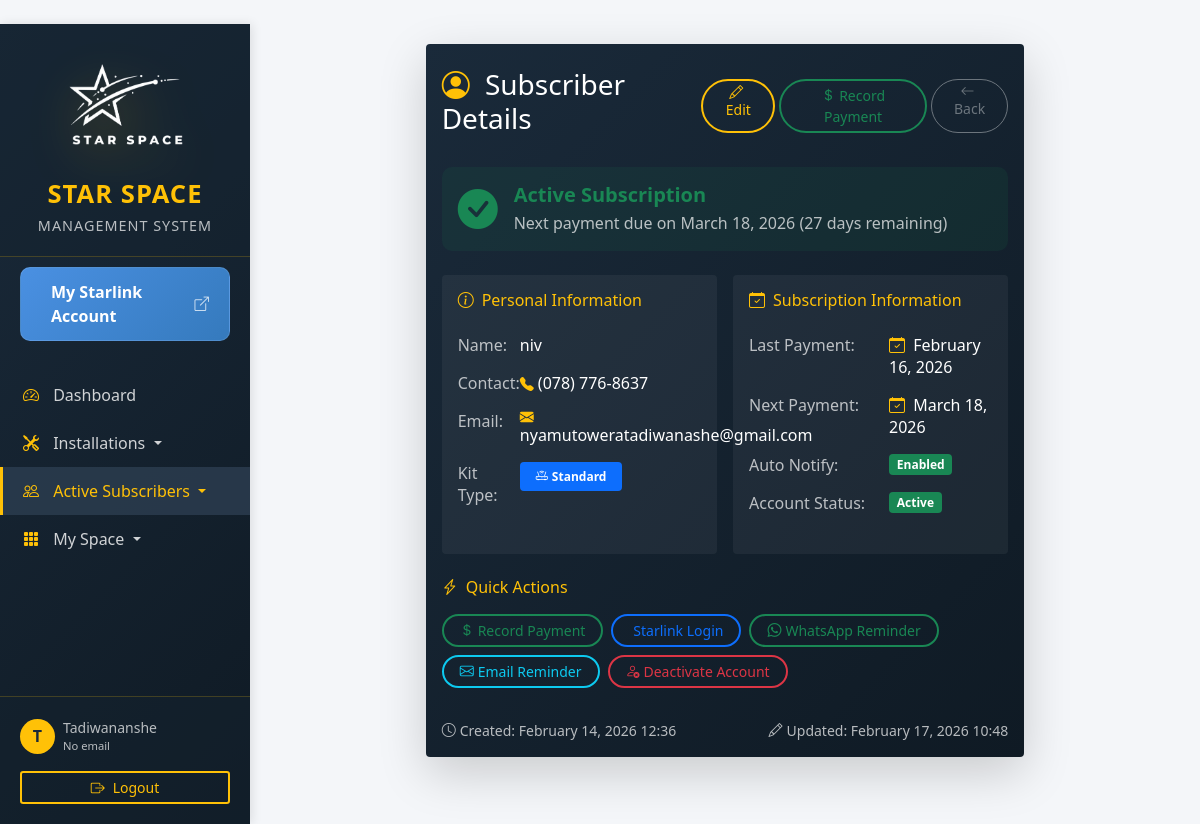
Page /subscribers/1/ (signed in) on the earlier database version.
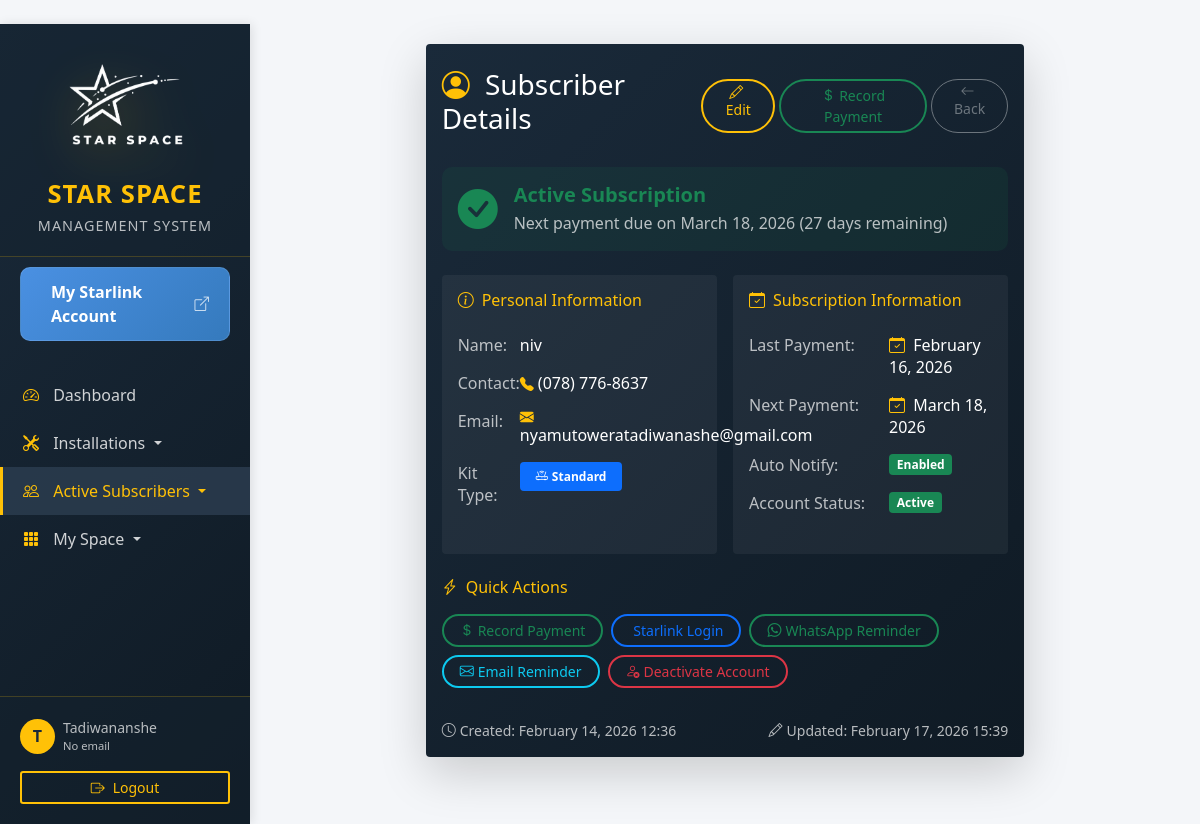
Same page on the later database version.
### clients/models.py (models this page shows, shortened)
class Client(models.Model):
    name = models.CharField(max_length=200)
    contact = models.CharField(max_length=20, validators=[
        RegexValidator(
            regex=r'^\(?\d{3}\)?[\s.-]?\d{3}[\s.-]?\d{4}$',
            message='Enter a valid phone number. Formats: (078) 776-8637, 078-776-8637, or 0787768637'
        )
    ])
    email = models.EmailField()
    created_at = models.DateTimeField(auto_now_add=True)
    updated_at = models.DateTimeField(auto_now=True)
    class Meta:
        abstract = True

class ActiveSubscriber(Client):
    KIT_TYPES = [
        ('STANDARD', 'Standard'),
        ('MINI', 'Mini'),
    ]
    kit_type = models.CharField(max_length=10, choices=KIT_TYPES)
    last_subscription_date = models.DateField()
    next_subscription_date = models.DateField()
    is_active = models.BooleanField(default=True)
    auto_notify = models.BooleanField(default=True, help_text="Send automatic due date notifications")
    is_deactivated = models.BooleanField(default=False, help_text="Whether the subscriber account is deactivated")
    deactivated_at = models.DateTimeField(null=True, blank=True)
    deactivation_reason = models.TextField(blank=True, null=True, help_text="Reason for deactivation")
    def days_until_due(self):
        if self.is_deactivated or not self.next_subscription_date:
            return None
        delta = self.next_subscription_date - timezone.now().date()
        return delta.days
    def is_subscription_due_soon(self, days=7):
        if self.is_deactivated:
            return False
        days_until = self.days_until_due()
        return days_until is not None and 0 <= days_until <= days
    def is_subscription_overdue(self):
        if self.is_deactivated:
            return False
        return self.next_subscription_date and self.next_subscription_date < timezone.now().date()
    class Meta:
        ordering = ['-is_deactivated', 'next_subscription_date']

### clients/views.py (the view)
# urls.py: path('subscribers/<int:pk>/', views.subscriber_detail, name='subscriber_detail'),
@login_required(login_url='clients:login')
def subscriber_detail(request, pk):
    subscriber = get_object_or_404(ActiveSubscriber, pk=pk)
    return render(request, 'clients/subscriber_detail.html', {'subscriber': subscriber})

### templates/clients/subscriber_detail.html (shortened to what the changed rows need)
﻿{% extends 'base.html' %}
{% load static %}
{% block content %}
<div class="row">
    <div class="col-md-8 offset-md-2">
        <div class="card border-0 shadow-lg" style="background: linear-gradient(135deg, #1a2a3a 0%, #0f1a24 100%);">
            <div class="card-body">
                <div class="alert mb-4
                    {% if subscriber.is_deactivated %}alert-secondary
                    {% elif subscriber.is_subscription_overdue %}alert-danger
                    {% elif subscriber.is_subscription_due_soon %}alert-warning
                    {% else %}alert-success{% endif %}
                    border-0 d-flex align-items-center"
                    style="background: {% if subscriber.is_deactivated %}rgba(108, 117, 125, 0.1){% elif subscriber.is_subscription_overdue %}rgba(220, 53, 69, 0.1){% elif subscriber.is_subscription_due_soon %}rgba(255, 193, 7, 0.1){% else %}rgba(25, 135, 84, 0.1){% endif %};">
                    <div>
                        <h5 class="fw-bold mb-1
                            {% if subscriber.is_deactivated %}text-secondary
                            {% elif subscriber.is_subscription_overdue %}text-danger
                            {% elif subscriber.is_subscription_due_soon %}text-warning
                            {% else %}text-success{% endif %}">
                            {% if subscriber.is_deactivated %}
                                Account Deactivated
                            {% elif subscriber.is_subscription_overdue %}
                                Subscription Overdue
                            {% elif subscriber.is_subscription_due_soon %}
                                Subscription Due Soon
                            {% else %}
                                Active Subscription
                            {% endif %}
                        </h5>
                        <p class="mb-0 text-white-50">
                            {% if subscriber.is_deactivated %}
                                This account was deactivated on {{ subscriber.deactivated_at|date:"F j, Y" }}
                                {% if subscriber.deactivation_reason %}
                                    <br>Reason: {{ subscriber.deactivation_reason }}
                                {% endif %}
                            {% elif subscriber.is_subscription_overdue %}
                                Payment was due on {{ subscriber.next_subscription_date|date:"F j, Y" }}
                                ({{ subscriber.days_until_due|stringformat:'+d'|cut:'-' }} days overdue)
                            {% elif subscriber.is_subscription_due_soon %}
                                Payment due in {{ subscriber.days_until_due }} days on {{ subscriber.next_subscription_date|date:"F j, Y" }}
                            {% else %}
                                Next payment due on {{ subscriber.next_subscription_date|date:"F j, Y" }}
                                ({{ subscriber.days_until_due }} days remaining)
                            {% endif %}
                        </p>
                    </div>
                </div>
                <div class="row g-3">
                    <div class="col-md-6">
                        <div class="card border-0 h-100" style="background: rgba(255, 255, 255, 0.05);">
                            <div class="card-body">
                                <table class="table table-borderless">
                                    <tr>
                                        <th class="text-white-50 ps-0" style="width: 120px;">Name:</th>
                                        <td class="text-white">{{ subscriber.name }}</td>
                                    </tr>
                                    <tr>
                                        <th class="text-white-50 ps-0">Contact:</th>
                                        <td class="text-white">
                                            <a href="tel:{{ subscriber.contact }}" class="text-white text-decoration-none">
                                                <i class="bi bi-telephone-fill text-warning me-1 small"></i>{{ subscriber.contact }}
                                            </a>
                                        </td>
                                    </tr>
                                    <tr>
                                        <th class="text-white-50 ps-0">Email:</th>
                                        <td class="text-white">
                                            <a href="mailto:{{ subscriber.email }}" class="text-white text-decoration-none">
                                                <i class="bi bi-envelope-fill text-warning me-1 small"></i>{{ subscriber.email }}
                                            </a>
                                        </td>
                                    </tr>
                                    <tr>
                                        <th class="text-white-50 ps-0">Kit Type:</th>
                                        <td>
                                            <span class="badge {% if subscriber.kit_type == 'STANDARD' %}bg-primary{% else %}bg-secondary{% endif %} px-3 py-2">
                                                <i class="bi bi-router me-1"></i>{{ subscriber.get_kit_type_display }}
                                            </span>
                                        </td>
                                    </tr>
                                </table>
                            </div>
                        </div>
                    </div>
                    <div class="col-md-6">
                        <div class="card border-0 h-100" style="background: rgba(255, 255, 255, 0.05);">
                            <div class="card-body">
                                <table class="table table-borderless">
                                    <tr>
                                        <th class="text-white-50 ps-0" style="width: 140px;">Last Payment:</th>
                                        <td class="text-white">
                                            <i class="bi bi-calendar-check text-warning me-1"></i>
                                            {{ subscriber.last_subscription_date|date:"F j, Y" }}
                                        </td>
                                    </tr>
                                    <tr>
                                        <th class="text-white-50 ps-0">Next Payment:</th>
                                        <td class="text-white">
                                            {% if subscriber.is_deactivated %}
                                                <span class="text-secondary">N/A</span>
                                            {% else %}
                                                <i class="bi bi-calendar-check text-warning me-1"></i>
                                                {{ subscriber.next_subscription_date|date:"F j, Y" }}
                                            {% endif %}
                                        </td>
                                    </tr>
                                    <tr>
                                        <th class="text-white-50 ps-0">Auto Notify:</th>
                                    </tr>
                                    <tr>
                                        <th class="text-white-50 ps-0">Account Status:</th>
                                    </tr>
                                </table>
                            </div>
                        </div>
                    </div>
                </div>
            </div>
            <div class="card-footer bg-transparent border-0 py-3">
                <div class="d-flex justify-content-between align-items-center">
                    <small class="text-white-50">
                        <i class="bi bi-clock me-1"></i>Created: {{ subscriber.created_at|date:"F j, Y H:i" }}
                    </small>
                    <small class="text-white-50">
                        <i class="bi bi-pencil me-1"></i>Updated: {{ subscriber.updated_at|date:"F j, Y H:i" }}
                    </small>
                </div>
            </div>
        </div>
    </div>
</div>
{% endblock %}

Differences in the rows shown:
changed ActiveSubscriber "niv": updated_at "February 17, 2026 10:48" → "February 17, 2026 15:39"
